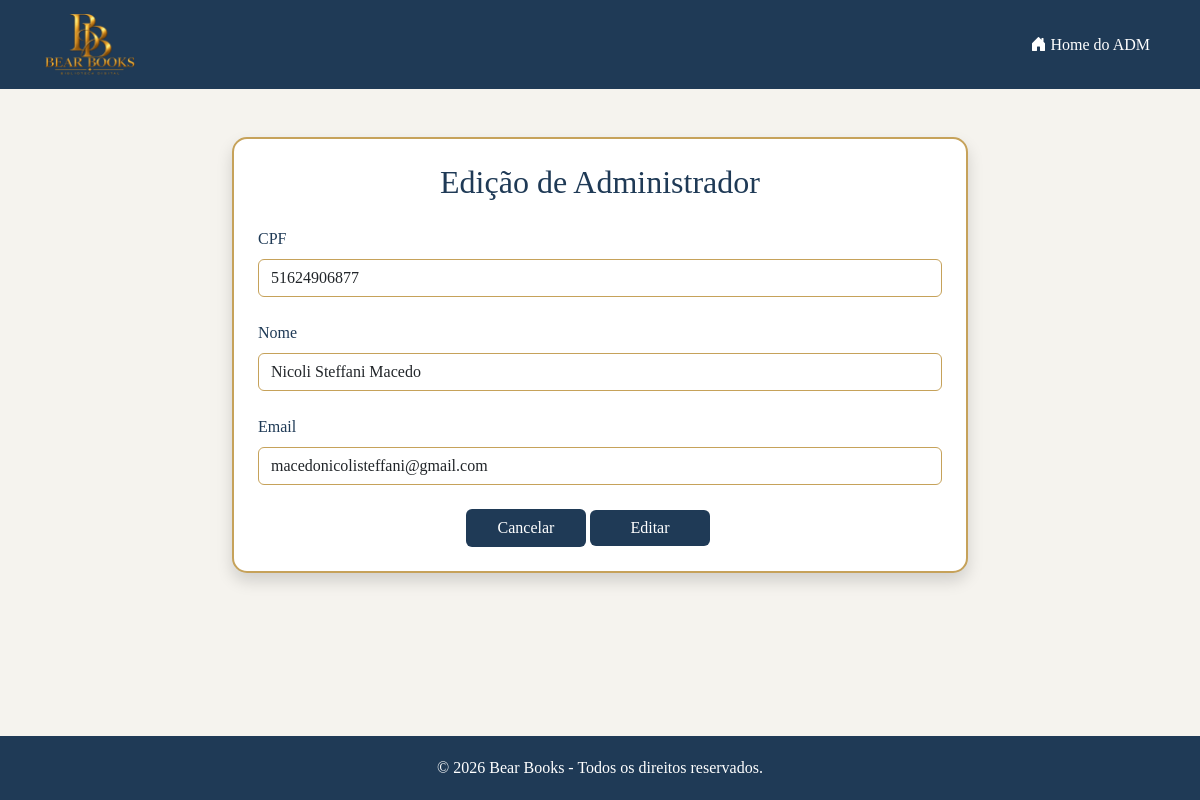
/administrador/usuarioadm/editarFormAdministrador.php?id_adm=34, run on the app's committed database.
### tables this page shows
CREATE TABLE `cadastro_adm` (
  `id_adm` int(5) NOT NULL,
  `cpf_adm` varchar(14) DEFAULT NULL,
  `nome_adm` varchar(100) DEFAULT NULL,
  `email_adm` varchar(100) DEFAULT NULL,
  `senha_adm` varchar(100) DEFAULT NULL
);

### administrador/usuarioadm/editarformAdministrador.php (the view, shortened to what this page needs)
<?php
include "../../ARQUIVOS/conexao.php";
$id_adm = $_GET['id_adm'];
$sql = "SELECT * FROM cadastro_adm WHERE id_adm = $id_adm";
$result = $conn->query($sql);
$administrador = $result->fetch_assoc();
?>
<!DOCTYPE html>
<html lang="pt-br">
<head>
    <link href="https://cdn.jsdelivr.net/npm/bootstrap@5.3.8/dist/css/bootstrap.min.css" rel="stylesheet"
>
    <link rel="stylesheet" href="https://cdn.jsdelivr.net/npm/bootstrap-icons@1.13.1/font/bootstrap-icons.min.css">
    <link rel="stylesheet" href="../../css/style.css">
</head>
<body>
    <nav class="navbar navbar-expand-lg">
        <div class="container">
            <a class="navbar-brand" href="../MenuAdministrador.php">
                <img src="../../ARQUIVOS/img/logo.png" class="me-3">
            </a>
            <div class="navbar-nav ms-auto">
                <a class="nav-link" href="../MenuAdministrador.php">
                    <i class="bi bi-house-door-fill"></i>
                    Home do ADM
                </a>
            </div>
        </div>
    </nav>
    <div class="container mt-5 mb-5">
        <div class="row justify-content-center">
            <div class="col-sm-12 col-md-10 col-lg-8">
                <div class="card card-formulario p-4 shadow">
                    <h2 class="titulo-formulario">Edição de Administrador</h2>
                    <form method="post" action="updateAdministrador.php" enctype="multipart/form-data">
                        <div class="row">
                            <div class="col-sm-12 col-md-12 col-lg-12 mb-4">
                                <label for="CPF" class="form-label ">CPF</label>
                                <input type="text" class="form-control" id="CPF" name="cpf_adm"
                                    placeholder="Insira seu CPF" value="<?= $administrador['cpf_adm'] ?>" required>
                            </div>
                            <div class="col-sm-12 col-md-12 col-lg-12 mb-4">
                                <label for="nome" class="form-label ">Nome</label>
                                <input type="text" class="form-control" id="nome" name="nome_adm"
                                    placeholder="Insira seu nome" value="<?= $administrador['nome_adm'] ?>" required>
                            </div>
                            <div class="col-sm-12 col-md-12 col-lg-12 mb-4">
                                <label for="email" class="form-label ">Email</label>
                                <input type="email" class="form-control" id="email" name="email_adm"
                                    placeholder="Insira seu e-mail" value="<?= $administrador['email_adm'] ?>" required>
                            </div>
                            <div class="col-sm-12 col-md-12 col-lg-12 text-center">
                                <a href="gerenciaradm.php" class="btn btn-cancelar">
                                    Cancelar
                                </a>
                                <button type="submit" class="btn btn-primary me-4">
                                    Editar
                                </button>
                            </div>
                        </div>
                    </form>
                </div>
            </div>
        </div>
    </div>
    <footer class="footer">
        <p class="mb-0">© 2026 Bear Books - Todos os direitos reservados.</p>
    </footer>
</body>
</html>

### css/style.css (style rules this page uses)
body { font-family: 'Lora', serif; background-color: #F5F3EE; min-height: 100vh; display: flex; flex-direction: column; }
.btn-primary { background-color: #1F3A56; color: white; border: none; }
.btn-cancelar, .btn-primary { width: 120px; }
.card { max-width: 450px; border: 2px solid #C6A25A; background-color: white; }
.navbar { background-color: #1F3A56; }
.navbar .navbar-brand { color: white; }
.navbar .navbar-brand img { width: 95px; height: auto; }
.navbar .nav-link { color: white; }
.footer { background-color: #1F3A56; padding: 20px 0; text-align: center; color: white; margin-top: auto; }
.titulo-formulario { color: #1F3A56; text-align: center; margin-bottom: 25px; }
.form-label { color: #1F3A56; }
.form-control { border: 1px solid #C6A25A; }
.btn-cancelar { background-color: #1F3A56; color: white; }
.card-formulario { max-width: 800px; margin: 0 auto; border-radius: 15px; }

### data on the page
cadastro_adm: cpf_adm "51624906877", nome_adm "Nicoli Steffani Macedo", email_adm "macedonicolisteffani@gmail.com"
